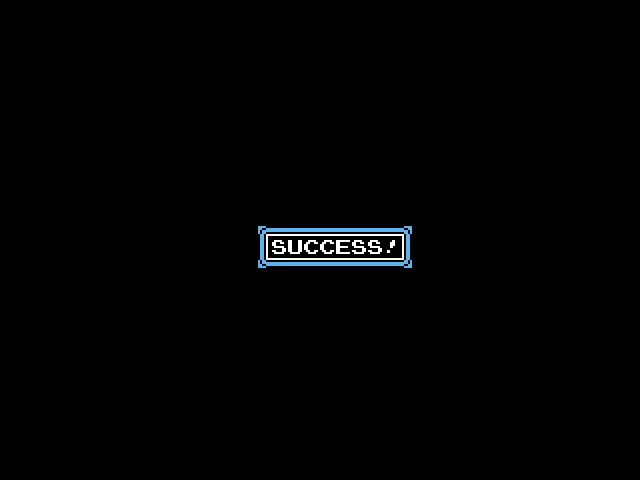

This is a level from a 2D game, rendered from its Tiled map with the project's own tilesets. A one-line summary and the complete map file follow:
An orthogonal 40x30 tile map with 16x16 px tiles, 1 tile layer (Tile Layer 1).

<map version="1.10" tiledversion="1.11.0" orientation="orthogonal" renderorder="right-down" width="40" height="30" tilewidth="16" tileheight="16" infinite="0" nextlayerid="3" nextobjectid="1">
 <editorsettings>
  <export target="bg-success-type-b.csv" format="csv" />
 </editorsettings>
 <tileset firstgid="1" name="tiles" tilewidth="16" tileheight="16" tilecount="329" columns="329">
  <image source="../img/tiles-16.png" width="5264" height="16" />
 </tileset>
 <layer id="1" name="Tile Layer 1" width="40" height="30">
  <data encoding="csv">
0,0,0,0,0,0,0,0,0,0,0,0,0,0,0,0,0,0,0,0,0,0,0,0,0,0,0,0,0,0,0,0,0,0,0,0,0,0,0,0,
0,0,0,0,0,0,0,0,0,0,0,0,0,0,0,0,0,0,0,0,0,0,0,0,0,0,0,0,0,0,0,0,0,0,0,0,0,0,0,0,
0,0,0,0,0,0,0,0,0,0,0,0,0,0,0,0,0,0,0,0,0,0,0,0,0,0,0,0,0,0,0,0,0,0,0,0,0,0,0,0,
0,0,0,0,0,0,0,0,0,0,0,0,0,0,0,0,0,0,0,0,0,0,0,0,0,0,0,0,0,0,0,0,0,0,0,0,0,0,0,0,
0,0,0,0,0,0,0,0,0,0,0,0,0,0,0,0,0,0,0,0,0,0,0,0,0,0,0,0,0,0,0,0,0,0,0,0,0,0,0,0,
0,0,0,0,0,0,0,0,0,0,0,0,0,0,0,0,0,0,0,0,0,0,0,0,0,0,0,0,0,0,0,0,0,0,0,0,0,0,0,0,
0,0,0,0,0,0,0,0,0,0,0,0,0,0,0,0,0,0,0,0,0,0,0,0,0,0,0,0,0,0,0,0,0,0,0,0,0,0,0,0,
0,0,0,0,0,0,0,0,0,0,0,0,0,0,0,0,0,0,0,0,0,0,0,0,0,0,0,0,0,0,0,0,0,0,0,0,0,0,0,0,
0,0,0,0,0,0,0,0,0,0,0,0,0,0,0,0,0,0,0,0,0,0,0,0,0,0,0,0,0,0,0,0,0,0,0,0,0,0,0,0,
0,0,0,0,0,0,0,0,0,0,0,0,0,0,0,0,0,0,0,0,0,0,0,0,0,0,0,0,0,0,0,0,0,0,0,0,0,0,0,0,
0,0,0,0,0,0,0,0,0,0,0,0,0,0,0,0,0,0,0,0,0,0,0,0,0,0,0,0,0,0,0,0,0,0,0,0,0,0,0,0,
0,0,0,0,0,0,0,0,0,0,0,0,0,0,0,0,0,0,0,0,0,0,0,0,0,0,0,0,0,0,0,0,0,0,0,0,0,0,0,0,
0,0,0,0,0,0,0,0,0,0,0,0,0,0,0,0,0,0,0,0,0,0,0,0,0,0,0,0,0,0,0,0,0,0,0,0,0,0,0,0,
0,0,0,0,0,0,0,0,0,0,0,0,0,0,0,0,0,0,0,0,0,0,0,0,0,0,0,0,0,0,0,0,0,0,0,0,0,0,0,0,
0,0,0,0,0,0,0,0,0,0,0,0,0,0,0,0,322,323,323,323,323,323,323,323,323,324,0,0,0,0,0,0,0,0,0,0,0,0,0,0,
0,0,0,0,0,0,0,0,0,0,0,0,0,0,0,0,325,29,31,13,13,15,29,29,45,326,0,0,0,0,0,0,0,0,0,0,0,0,0,0,
0,0,0,0,0,0,0,0,0,0,0,0,0,0,0,0,327,328,328,328,328,328,328,328,328,329,0,0,0,0,0,0,0,0,0,0,0,0,0,0,
0,0,0,0,0,0,0,0,0,0,0,0,0,0,0,0,0,0,0,0,0,0,0,0,0,0,0,0,0,0,0,0,0,0,0,0,0,0,0,0,
0,0,0,0,0,0,0,0,0,0,0,0,0,0,0,0,0,0,0,0,0,0,0,0,0,0,0,0,0,0,0,0,0,0,0,0,0,0,0,0,
0,0,0,0,0,0,0,0,0,0,0,0,0,0,0,0,0,0,0,0,0,0,0,0,0,0,0,0,0,0,0,0,0,0,0,0,0,0,0,0,
0,0,0,0,0,0,0,0,0,0,0,0,0,0,0,0,0,0,0,0,0,0,0,0,0,0,0,0,0,0,0,0,0,0,0,0,0,0,0,0,
0,0,0,0,0,0,0,0,0,0,0,0,0,0,0,0,0,0,0,0,0,0,0,0,0,0,0,0,0,0,0,0,0,0,0,0,0,0,0,0,
0,0,0,0,0,0,0,0,0,0,0,0,0,0,0,0,0,0,0,0,0,0,0,0,0,0,0,0,0,0,0,0,0,0,0,0,0,0,0,0,
0,0,0,0,0,0,0,0,0,0,0,0,0,0,0,0,0,0,0,0,0,0,0,0,0,0,0,0,0,0,0,0,0,0,0,0,0,0,0,0,
0,0,0,0,0,0,0,0,0,0,0,0,0,0,0,0,0,0,0,0,0,0,0,0,0,0,0,0,0,0,0,0,0,0,0,0,0,0,0,0,
0,0,0,0,0,0,0,0,0,0,0,0,0,0,0,0,0,0,0,0,0,0,0,0,0,0,0,0,0,0,0,0,0,0,0,0,0,0,0,0,
0,0,0,0,0,0,0,0,0,0,0,0,0,0,0,0,0,0,0,0,0,0,0,0,0,0,0,0,0,0,0,0,0,0,0,0,0,0,0,0,
0,0,0,0,0,0,0,0,0,0,0,0,0,0,0,0,0,0,0,0,0,0,0,0,0,0,0,0,0,0,0,0,0,0,0,0,0,0,0,0,
0,0,0,0,0,0,0,0,0,0,0,0,0,0,0,0,0,0,0,0,0,0,0,0,0,0,0,0,0,0,0,0,0,0,0,0,0,0,0,0,
0,0,0,0,0,0,0,0,0,0,0,0,0,0,0,0,0,0,0,0,0,0,0,0,0,0,0,0,0,0,0,0,0,0,0,0,0,0,0,0
</data>
 </layer>
</map>
